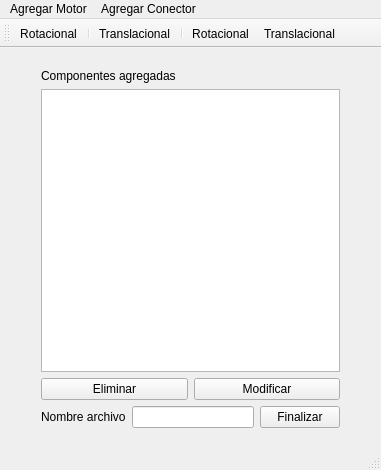
<?xml version="1.0" encoding="UTF-8"?>
<ui version="4.0">
 <class>MainWindow</class>
 <widget class="QMainWindow" name="MainWindow">
  <property name="geometry">
   <rect>
    <x>0</x>
    <y>0</y>
    <width>381</width>
    <height>470</height>
   </rect>
  </property>
  <property name="windowTitle">
   <string>Motion Structure</string>
  </property>
  <widget class="QWidget" name="centralWidget">
   <widget class="QWidget" name="verticalLayoutWidget">
    <property name="geometry">
     <rect>
      <x>30</x>
      <y>10</y>
      <width>321</width>
      <height>381</height>
     </rect>
    </property>
    <layout class="QVBoxLayout" name="verticalLayout">
     <item>
      <widget class="QLabel" name="label">
       <property name="text">
        <string>Componentes agregadas</string>
       </property>
      </widget>
     </item>
     <item>
      <widget class="QListWidget" name="listadoComponentes"/>
     </item>
     <item>
      <layout class="QHBoxLayout" name="horizontalLayout">
       <item>
        <widget class="QPushButton" name="botonEliminar">
         <property name="text">
          <string>Eliminar</string>
         </property>
        </widget>
       </item>
       <item>
        <widget class="QPushButton" name="botonModificar">
         <property name="text">
          <string>Modificar</string>
         </property>
        </widget>
       </item>
      </layout>
     </item>
     <item>
      <layout class="QHBoxLayout" name="horizontalLayout_2">
       <item>
        <widget class="QLabel" name="label_2">
         <property name="text">
          <string>Nombre archivo</string>
         </property>
        </widget>
       </item>
       <item>
        <widget class="QLineEdit" name="nombreText"/>
       </item>
       <item>
        <widget class="QPushButton" name="botonFinalizar">
         <property name="text">
          <string>Finalizar</string>
         </property>
        </widget>
       </item>
      </layout>
     </item>
    </layout>
   </widget>
  </widget>
  <widget class="QStatusBar" name="statusBar"/>
  <widget class="QToolBar" name="toolBar">
   <property name="windowTitle">
    <string>toolBar</string>
   </property>
   <attribute name="toolBarArea">
    <enum>TopToolBarArea</enum>
   </attribute>
   <attribute name="toolBarBreak">
    <bool>false</bool>
   </attribute>
   <addaction name="actionMotorRotacional"/>
   <addaction name="separator"/>
   <addaction name="actionMotorTranslacional"/>
   <addaction name="separator"/>
   <addaction name="actionConectorRotacional"/>
   <addaction name="actionConectorTranslacional"/>
  </widget>
  <widget class="QMenuBar" name="menuBar">
   <property name="geometry">
    <rect>
     <x>0</x>
     <y>0</y>
     <width>381</width>
     <height>21</height>
    </rect>
   </property>
   <widget class="QMenu" name="menuAgregarMotor">
    <property name="title">
     <string>Agregar Motor</string>
    </property>
    <addaction name="actionMotorRotacional"/>
    <addaction name="actionMotorTranslacional"/>
   </widget>
   <widget class="QMenu" name="menuAgregarConector">
    <property name="title">
     <string>Agregar Conector</string>
    </property>
    <addaction name="actionConectorRotacional"/>
    <addaction name="actionConectorTranslacional"/>
   </widget>
   <addaction name="menuAgregarMotor"/>
   <addaction name="menuAgregarConector"/>
  </widget>
  <action name="actionMotorRotacional">
   <property name="icon">
    <iconset resource="icons/icons.qrc">
     <normaloff>:/60px-Symbol_Hydro_motor.svg.png</normaloff>:/60px-Symbol_Hydro_motor.svg.png</iconset>
   </property>
   <property name="text">
    <string>Rotacional</string>
   </property>
  </action>
  <action name="actionMotorTranslacional">
   <property name="icon">
    <iconset resource="icons/icons.qrc">
     <normaloff>:/Engine.png</normaloff>:/Engine.png</iconset>
   </property>
   <property name="text">
    <string>Translacional</string>
   </property>
  </action>
  <action name="actionConectorRotacional">
   <property name="icon">
    <iconset resource="icons/icons.qrc">
     <normaloff>:/1404361644_stock_draw-curved-connector-with-arrows.png</normaloff>:/1404361644_stock_draw-curved-connector-with-arrows.png</iconset>
   </property>
   <property name="text">
    <string>Rotacional</string>
   </property>
  </action>
  <action name="actionConectorTranslacional">
   <property name="icon">
    <iconset resource="icons/icons.qrc">
     <normaloff>:/1404361647_stock_draw-line-connector-with-arrows.png</normaloff>:/1404361647_stock_draw-line-connector-with-arrows.png</iconset>
   </property>
   <property name="text">
    <string>Translacional</string>
   </property>
  </action>
 </widget>
 <layoutdefault spacing="6" margin="11"/>
 <resources>
  <include location="icons/icons.qrc"/>
 </resources>
 <connections/>
</ui>
